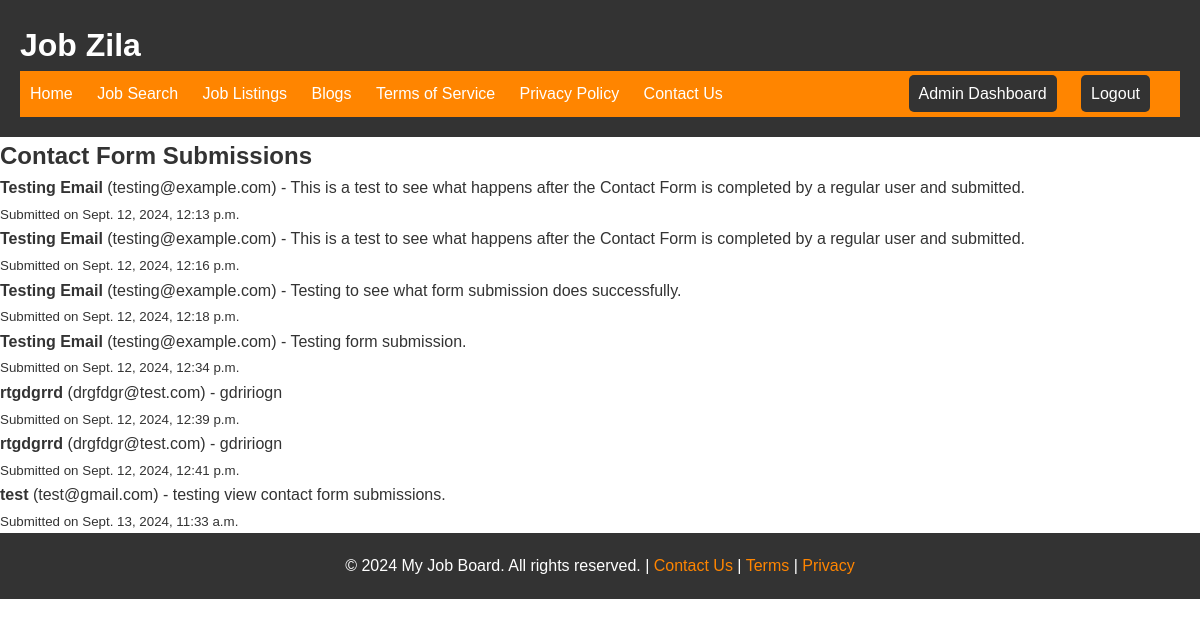
/view-contact-form (signed in), run on the app's committed database.
### home/models.py (models this page shows, shortened)
class ContactSubmission(models.Model):
    name = models.CharField(max_length=100)
    email = models.EmailField()
    message = models.TextField()
    submitted_at = models.DateTimeField(auto_now_add=True)

### home/views.py (the view)
# urls.py: path('view-contact-form', views.view_contact_form, name='view_contact_form'),
@login_required
@admin_required
def view_contact_form(request):
    contact_forms = ContactSubmission.objects.all() # Fetch all contact form submissions from the DB
    return render(request, 'home/view_contact_form.html',{'contact_forms': contact_forms})

### home/views.py (called while the page is built)
def admin_required(function=None):
    actual_decorator = user_passes_test(lambda u: u.is_superuser)
    if function:
        return actual_decorator(function)
    return actual_decorator

### home/templates/home/view_contact_form.html (shortened to what this page needs)
{% extends 'home/master.html' %}
{% block content %}
<main>
  <section id="view-contacts">
    <h2>Contact Form Submissions</h2>
    <ul>
      {% for submission in contact_forms %}
        <li>
          <strong>{{ submission.name }}</strong> ({{ submission.email }}) - {{ submission.message }}
          <p><small>Submitted on {{ submission.submitted_at }}</small></p>
        </li>
      {% endfor %}
    </ul>
  </section>
</main>
{% endblock %}

### static/css/style.css (style rules this page uses)
* { margin: 0; padding: 0; }
body { font-family: Arial, sans-serif; font-size: 16px; line-height: 1.6; color: #333; }

### data on the page
ContactSubmission: name "Testing Email", email "testing@example.com", message "This is a test to see what happens after the Contact Form is completed by a regular user and submitted.", submitted_at "Sept. 12, 2024, 12:13 p.m."
ContactSubmission: name "Testing Email", email "testing@example.com", message "This is a test to see what happens after the Contact Form is completed by a regular user and submitted.", submitted_at "Sept. 12, 2024, 12:16 p.m."
ContactSubmission: name "Testing Email", email "testing@example.com", message "Testing to see what form submission does successfully.", submitted_at "Sept. 12, 2024, 12:18 p.m."
ContactSubmission: name "Testing Email", email "testing@example.com", message "Testing form submission.", submitted_at "Sept. 12, 2024, 12:34 p.m."
ContactSubmission: name "rtgdgrrd", email "drgfdgr@test.com", message "gdririogn", submitted_at "Sept. 12, 2024, 12:39 p.m."
ContactSubmission: name "rtgdgrrd", email "drgfdgr@test.com", message "gdririogn", submitted_at "Sept. 12, 2024, 12:41 p.m."
ContactSubmission: name "test", email "test@gmail.com", message "testing view contact form submissions.", submitted_at "Sept. 13, 2024, 11:33 a.m."
